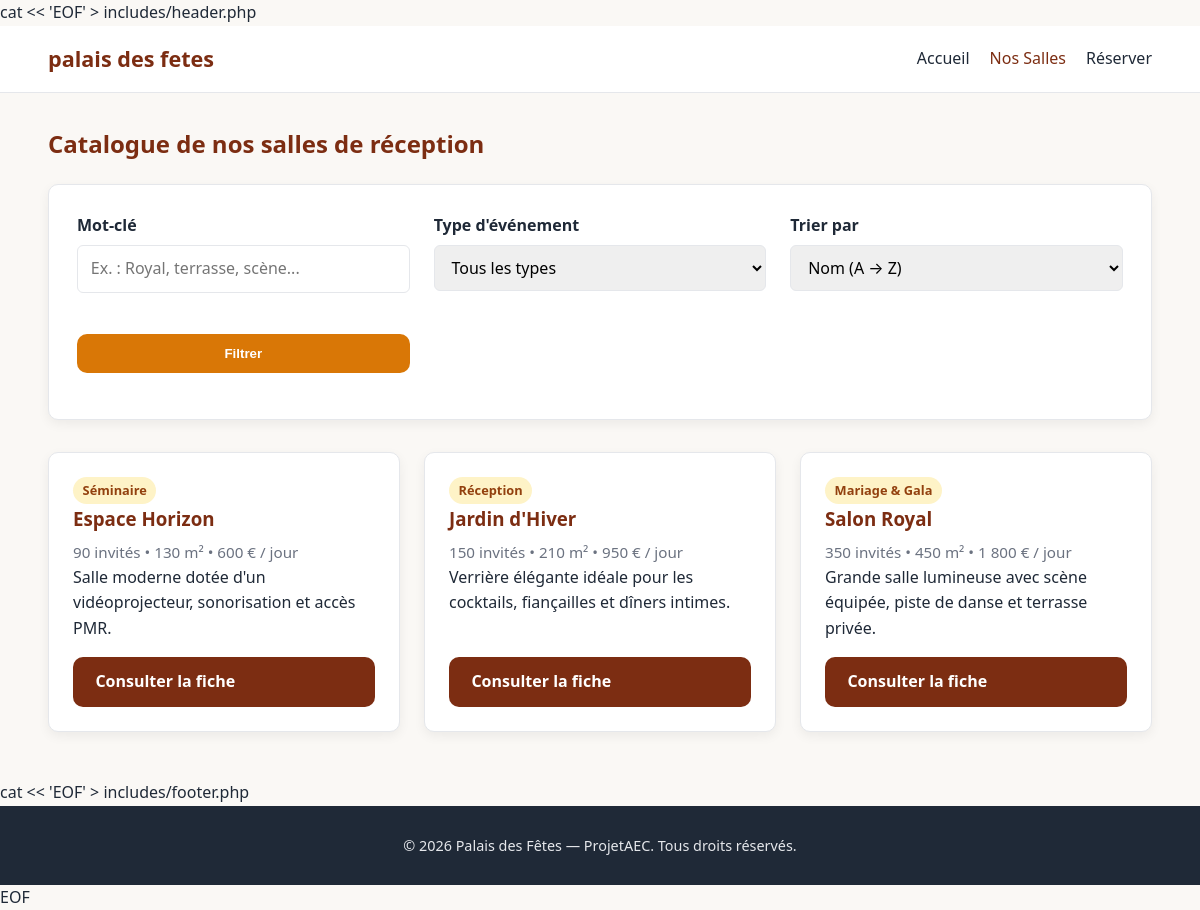
The page /catalogue.php on the database its author committed.
### tables this page shows
CREATE TABLE IF NOT EXISTS `salles` (
  `id` INT UNSIGNED NOT NULL AUTO_INCREMENT,
  `nom` VARCHAR(120) NOT NULL,
  `categorie` VARCHAR(80) NOT NULL,
  `capacite` INT UNSIGNED NOT NULL,
  `superficie` INT UNSIGNED NOT NULL,
  `tarif` INT UNSIGNED NOT NULL,
  `resume` VARCHAR(255) NOT NULL,
  `description` TEXT NOT NULL,
  PRIMARY KEY (`id`)
);

### catalogue.php (the view, shortened to what this page needs)
<?php
require_once __DIR__ . '/config/db.php';
$recherche = trim($_GET['recherche'] ?? '');
$tri = $_GET['tri'] ?? 'nom_asc';
$params = [];
$sql = 'SELECT id, nom, categorie, capacite, superficie, tarif, resume FROM salles';
$orderBy = match ($tri) {
    'tarif_asc' => 'tarif ASC',
    'capacite_desc' => 'capacite DESC',
    default => 'nom ASC',
};
$sql .= ' ORDER BY ' . $orderBy;
$stmt = $pdo->prepare($sql);
$stmt->execute($params);
$sallesFiltrees = $stmt->fetchAll();
require_once __DIR__ . '/includes/header.php';
?>
  <main class="conteneur">
    <h1 class="section-titre">Catalogue de nos salles de réception</h1>
    <section aria-label="Recherche et filtres" class="formulaire-bloc" style="max-width: 100%; margin-bottom: 2rem;">
      <form action="catalogue.php" method="get" class="grille-cartes">
        <div class="champ">
          <label for="recherche">Mot-clé</label>
          <input
            type="text"
            id="recherche"
            name="recherche"
            value="<?= htmlspecialchars($recherche, ENT_QUOTES, 'UTF-8') ?>"
            placeholder="Ex. : Royal, terrasse, scène..."
          >
        </div>
        <div class="champ">
          <label for="type">Type d'événement</label>
          <select id="type" name="type">
            <option value="">Tous les types</option>
          </select>
        </div>
        <div class="champ">
          <label for="tri">Trier par</label>
          <select id="tri" name="tri">
            <option value="nom_asc" <?= $tri === 'nom_asc' ? 'selected' : '' ?>>Nom (A → Z)</option>
          </select>
        </div>
        <div class="champ" style="justify-content: flex-end;">
          <button type="submit" class="btn btn-primaire">Filtrer</button>
        </div>
      </form>
    </section>
    <section aria-label="Liste des salles" class="grille-cartes">
      <?php if (empty($sallesFiltrees)): ?>
        <article class="carte">
          <div>
            <h3>Aucune salle trouvée</h3>
            <p>Aucun espace ne correspond à vos critères actuels. Réinitialisez les filtres pour afficher toutes les salles.</p>
          </div>
          <a href="catalogue.php" class="btn btn-secondaire">Voir toutes les salles</a>
        </article>
      <?php else: ?>
        <?php foreach ($sallesFiltrees as $salle): ?>
          <article class="carte">
            <div>
              <span class="badge"><?= htmlspecialchars($salle['categorie'], ENT_QUOTES, 'UTF-8') ?></span>
              <h3><?= htmlspecialchars($salle['nom'], ENT_QUOTES, 'UTF-8') ?></h3>
              <p class="meta">
                <?= (int) $salle['capacite'] ?> invités •
                <?= (int) $salle['superficie'] ?> m² •
                <?= number_format((int) $salle['tarif'], 0, ',', ' ') ?> € / jour
              </p>
              <p><?= htmlspecialchars($salle['resume'], ENT_QUOTES, 'UTF-8') ?></p>
            </div>
            <a href="detail.php?id=<?= (int) $salle['id'] ?>" class="btn btn-secondaire">Consulter la fiche</a>
          </article>
        <?php endforeach; ?>
      <?php endif; ?>
    </section>
  </main>
<?php
require_once __DIR__ . '/includes/footer.php';
?>

### css/style.css (style rules this page uses)
:root { --couleur-primaire: #7c2d12; --couleur-secondaire: #d97706; --couleur-fond: #faf8f5; --couleur-surface: #ffffff; --couleur-texte: #1f2937; --couleur-texte-doux: #6b7280; --bordure: #e5e7eb; --rayon: 10px; --ombre: 0 4px 12px rgba(0, 0, 0, 0.06); }
* { box-sizing: border-box; margin: 0; padding: 0; }
body { font-family: system-ui, -apple-system, Segoe UI, Roboto, sans-serif; background-color: var(--couleur-fond); color: var(--couleur-texte); line-height: 1.6; display: flex; flex-direction: column; min-height: 100vh; }
.conteneur { width: min(1140px, 92%); margin: 0 auto; }
.btn { display: inline-block; padding: 0.75rem 1.4rem; border-radius: var(--rayon); text-decoration: none; font-weight: 600; border: none; cursor: pointer; }
.btn-primaire { background-color: var(--couleur-secondaire); color: #ffffff; }
.btn-secondaire { background-color: var(--couleur-primaire); color: #ffffff; }
main { flex: 1; padding-bottom: 3rem; }
.section-titre { margin: 2rem 0 1.25rem; font-size: 1.5rem; color: var(--couleur-primaire); }
.grille-cartes { display: grid; grid-template-columns: repeat(auto-fit, minmax(280px, 1fr)); gap: 1.5rem; }
.carte { background: var(--couleur-surface); border: 1px solid var(--bordure); border-radius: var(--rayon); padding: 1.5rem; box-shadow: var(--ombre); display: flex; flex-direction: column; justify-content: space-between; gap: 1rem; }
.carte h3 { color: var(--couleur-primaire); margin-bottom: 0.4rem; }
.badge { display: inline-block; background: #fef3c7; color: #92400e; font-size: 0.8rem; font-weight: 600; padding: 0.2rem 0.6rem; border-radius: 999px; }
.meta { color: var(--couleur-texte-doux); font-size: 0.95rem; }
.formulaire-bloc { background: var(--couleur-surface); border: 1px solid var(--bordure); border-radius: var(--rayon); padding: 1.75rem; box-shadow: var(--ombre); max-width: 700px; }
.champ { margin-bottom: 1.1rem; display: flex; flex-direction: column; gap: 0.4rem; }
.champ label { font-weight: 600; }
.champ input, .champ select, .champ textarea { padding: 0.65rem 0.8rem; border: 1px solid var(--bordure); border-radius: 6px; font: inherit; }

### rows shown on the page
salles: categorie "Séminaire", nom "Espace Horizon", capacite "90", superficie "130", tarif "600", resume "Salle moderne dotée d'un vidéoprojecteur, sonorisation et accès PMR."
salles: categorie "Réception", nom "Jardin d'Hiver", capacite "150", superficie "210", tarif "950", resume "Verrière élégante idéale pour les cocktails, fiançailles et dîners intimes."
salles: categorie "Mariage & Gala", nom "Salon Royal", capacite "350", superficie "450", tarif "1 800", resume "Grande salle lumineuse avec scène équipée, piste de danse et terrasse privée."
